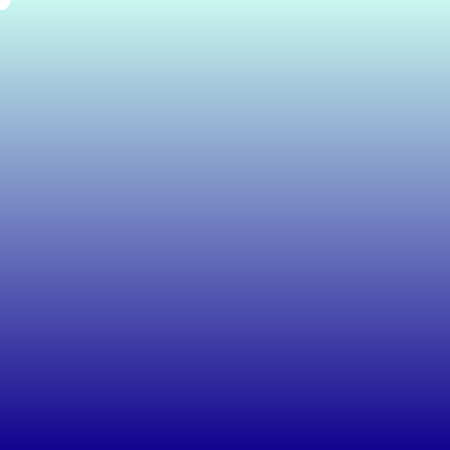
Frame 1 (no input)
Frame 60 (the mouse pressed at the canvas centre just before this capture): identical to frame 1, image omitted
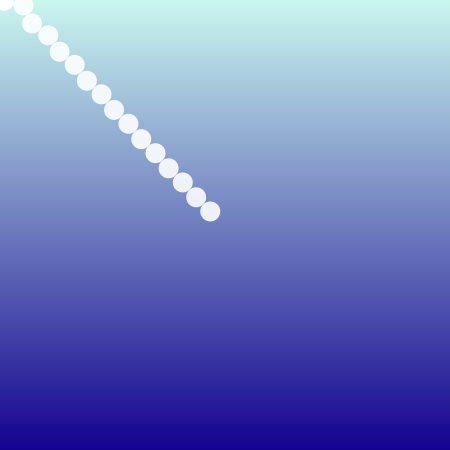
Frame 120 (the mouse held since frame 60 and released just before this capture)

The Processing sketch that drew these frames (run headless with seeded random() and noise(); from frame 60 on, the mouse is pressed at the canvas centre):

// Processing sketch: processing_65001
// ── processing_65001.pde

//CONSTANTS
int Y_AXIS = 1;
int X_AXIS = 2;
float[] x = new float[20];
float[] y = new float[20];
float segLength = 20;


void setup(){
  size(450,450);
  noCursor();
  noStroke();
//  strokeWeight(5);
//  stroke(0, 50);
}



void draw (){
   color lightblue = #CAF7EF;
  color darkblue = #14038F;
  setGradient(0, 0, width, height, lightblue, darkblue, Y_AXIS);
 
  dragSegment(0, mouseX, mouseY);
  for(int i=0; i<x.length-1; i++) {
    dragSegment(i+1, x[i], y[i]);
  }
}


// functions

void setGradient(int x, int y, float w, float h, color c1, color c2, int axis ){
  // calculate differences between color components 
  float deltaR = red(c2)-red(c1);
  float deltaG = green(c2)-green(c1);
  float deltaB = blue(c2)-blue(c1);

  // choose axis
  if(axis == Y_AXIS){
    /*nested for loops set pixels in a basic table structure */
    // column
    for (int i=x; i<=(x+w); i++){
      // row
      for (int j = y; j<=(y+h); j++){
        color c = color(
        (red(c1)+(j-y)*(deltaR/h)),
        (green(c1)+(j-y)*(deltaG/h)),
        (blue(c1)+(j-y)*(deltaB/h)) 
          );
        set(i, j, c);
      }
    }  
  }  
  else if(axis == X_AXIS){
    // column 
    for (int i=y; i<=(y+h); i++){
      // row
      for (int j = x; j<=(x+w); j++){
        color c = color(
        (red(c1)+(j-x)*(deltaR/h)),
        (green(c1)+(j-x)*(deltaG/h)),
        (blue(c1)+(j-x)*(deltaB/h)) 
          );
        set(j, i, c);
      }
    }  
  }
}


void dragSegment(int i, float xin, float yin) {
  float dx = xin - x[i];
  float dy = yin - y[i];
  float angle = atan2(dy, dx);  
  x[i] = xin - cos(angle) * segLength;
  y[i] = yin - sin(angle) * segLength;
  segment(x[i], y[i], angle);
}

void segment(float x, float y, float a) {
  pushMatrix();
  translate(x, y);
  rotate(a);
  fill(255,255,255,450-mouseY);
  ellipse(0, 0, 20, 20);
  popMatrix();
}

  
